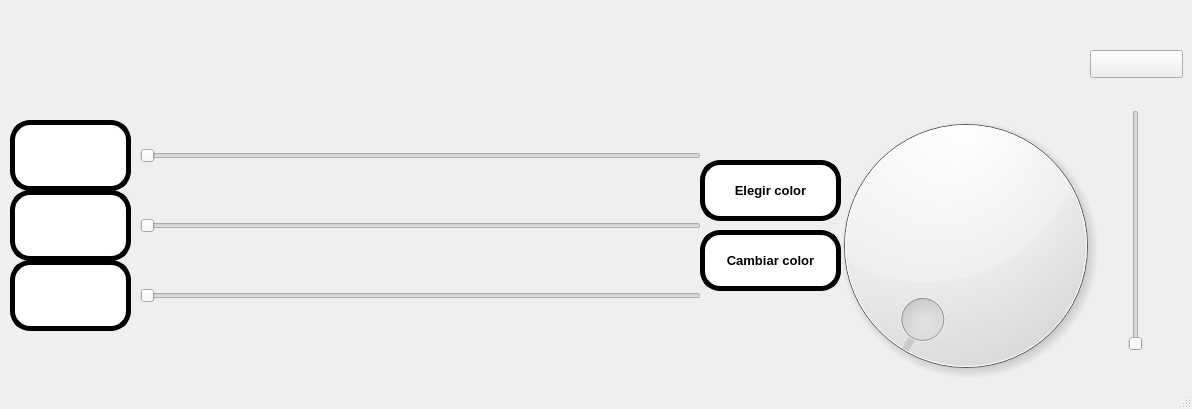
<?xml version="1.0" encoding="UTF-8"?>
<ui version="4.0">
 <class>MainWindow</class>
 <widget class="QMainWindow" name="MainWindow">
  <property name="geometry">
   <rect>
    <x>0</x>
    <y>0</y>
    <width>1192</width>
    <height>409</height>
   </rect>
  </property>
  <property name="windowTitle">
   <string>MainWindow</string>
  </property>
  <widget class="QWidget" name="centralwidget">
   <widget class="QLabel" name="label_2">
    <property name="geometry">
     <rect>
      <x>0</x>
      <y>0</y>
      <width>1191</width>
      <height>111</height>
     </rect>
    </property>
    <property name="styleSheet">
     <string notr="true"/>
    </property>
    <property name="text">
     <string/>
    </property>
    <property name="pixmap">
     <pixmap>../PIP_Equipo4_Unidad1_Clase/imagenes/uat.png</pixmap>
    </property>
    <property name="scaledContents">
     <bool>true</bool>
    </property>
   </widget>
   <widget class="QSlider" name="horizontalSlider1">
    <property name="geometry">
     <rect>
      <x>140</x>
      <y>130</y>
      <width>561</width>
      <height>51</height>
     </rect>
    </property>
    <property name="font">
     <font>
      <pointsize>72</pointsize>
      <weight>75</weight>
      <bold>true</bold>
     </font>
    </property>
    <property name="styleSheet">
     <string notr="true"/>
    </property>
    <property name="orientation">
     <enum>Qt::Horizontal</enum>
    </property>
   </widget>
   <widget class="QLabel" name="label_4">
    <property name="geometry">
     <rect>
      <x>820</x>
      <y>115</y>
      <width>311</width>
      <height>271</height>
     </rect>
    </property>
    <property name="text">
     <string/>
    </property>
    <property name="pixmap">
     <pixmap>../PIP_Equipo4_Unidad1_Clase/imagenes/Equipo4.png</pixmap>
    </property>
    <property name="scaledContents">
     <bool>true</bool>
    </property>
   </widget>
   <widget class="QSlider" name="horizontalSlider2">
    <property name="geometry">
     <rect>
      <x>140</x>
      <y>200</y>
      <width>561</width>
      <height>51</height>
     </rect>
    </property>
    <property name="font">
     <font>
      <pointsize>72</pointsize>
      <weight>75</weight>
      <bold>true</bold>
     </font>
    </property>
    <property name="styleSheet">
     <string notr="true"/>
    </property>
    <property name="orientation">
     <enum>Qt::Horizontal</enum>
    </property>
   </widget>
   <widget class="QSlider" name="horizontalSlider3">
    <property name="geometry">
     <rect>
      <x>140</x>
      <y>270</y>
      <width>561</width>
      <height>51</height>
     </rect>
    </property>
    <property name="font">
     <font>
      <pointsize>72</pointsize>
      <weight>75</weight>
      <bold>true</bold>
     </font>
    </property>
    <property name="styleSheet">
     <string notr="true"/>
    </property>
    <property name="orientation">
     <enum>Qt::Horizontal</enum>
    </property>
   </widget>
   <widget class="QLabel" name="label">
    <property name="geometry">
     <rect>
      <x>0</x>
      <y>0</y>
      <width>1191</width>
      <height>381</height>
     </rect>
    </property>
    <property name="text">
     <string/>
    </property>
    <property name="pixmap">
     <pixmap>imagenes/cal.png</pixmap>
    </property>
    <property name="scaledContents">
     <bool>true</bool>
    </property>
   </widget>
   <widget class="QDial" name="dial">
    <property name="geometry">
     <rect>
      <x>750</x>
      <y>95</y>
      <width>431</width>
      <height>301</height>
     </rect>
    </property>
   </widget>
   <widget class="QPushButton" name="btn_r">
    <property name="geometry">
     <rect>
      <x>10</x>
      <y>120</y>
      <width>121</width>
      <height>71</height>
     </rect>
    </property>
    <property name="font">
     <font>
      <pointsize>20</pointsize>
      <weight>75</weight>
      <bold>true</bold>
     </font>
    </property>
    <property name="styleSheet">
     <string notr="true">border: 5px solid black;
border-radius: 20px;
background-color: rgb(255, 255, 255);</string>
    </property>
    <property name="text">
     <string/>
    </property>
   </widget>
   <widget class="QPushButton" name="btn_g">
    <property name="geometry">
     <rect>
      <x>10</x>
      <y>190</y>
      <width>121</width>
      <height>71</height>
     </rect>
    </property>
    <property name="font">
     <font>
      <pointsize>20</pointsize>
      <weight>75</weight>
      <bold>true</bold>
     </font>
    </property>
    <property name="styleSheet">
     <string notr="true">border: 5px solid black;
border-radius: 20px;
background-color: rgb(255, 255, 255);</string>
    </property>
    <property name="text">
     <string/>
    </property>
   </widget>
   <widget class="QPushButton" name="btn_b">
    <property name="geometry">
     <rect>
      <x>10</x>
      <y>260</y>
      <width>121</width>
      <height>71</height>
     </rect>
    </property>
    <property name="font">
     <font>
      <pointsize>20</pointsize>
      <weight>75</weight>
      <bold>true</bold>
     </font>
    </property>
    <property name="styleSheet">
     <string notr="true">border: 5px solid black;
border-radius: 20px;
background-color: rgb(255, 255, 255);</string>
    </property>
    <property name="text">
     <string/>
    </property>
   </widget>
   <widget class="QLabel" name="lbl_color">
    <property name="geometry">
     <rect>
      <x>850</x>
      <y>125</y>
      <width>231</width>
      <height>241</height>
     </rect>
    </property>
    <property name="text">
     <string/>
    </property>
   </widget>
   <widget class="QPushButton" name="btn_elegir">
    <property name="geometry">
     <rect>
      <x>700</x>
      <y>160</y>
      <width>141</width>
      <height>61</height>
     </rect>
    </property>
    <property name="font">
     <font>
      <pointsize>10</pointsize>
      <weight>75</weight>
      <bold>true</bold>
     </font>
    </property>
    <property name="styleSheet">
     <string notr="true">border: 5px solid black;
border-radius: 20px;
background-color: rgb(255, 255, 255);</string>
    </property>
    <property name="text">
     <string>Elegir color</string>
    </property>
   </widget>
   <widget class="QPushButton" name="btn_cambiar">
    <property name="geometry">
     <rect>
      <x>700</x>
      <y>230</y>
      <width>141</width>
      <height>61</height>
     </rect>
    </property>
    <property name="font">
     <font>
      <pointsize>10</pointsize>
      <weight>75</weight>
      <bold>true</bold>
     </font>
    </property>
    <property name="styleSheet">
     <string notr="true">border: 5px solid black;
border-radius: 20px;
background-color: rgb(255, 255, 255);</string>
    </property>
    <property name="text">
     <string>Cambiar color</string>
    </property>
   </widget>
   <widget class="QSlider" name="verticalSlider">
    <property name="geometry">
     <rect>
      <x>1100</x>
      <y>110</y>
      <width>71</width>
      <height>241</height>
     </rect>
    </property>
    <property name="orientation">
     <enum>Qt::Vertical</enum>
    </property>
   </widget>
   <widget class="QPushButton" name="btn_aux">
    <property name="geometry">
     <rect>
      <x>1090</x>
      <y>50</y>
      <width>93</width>
      <height>28</height>
     </rect>
    </property>
    <property name="font">
     <font>
      <pointsize>10</pointsize>
      <weight>75</weight>
      <bold>true</bold>
     </font>
    </property>
    <property name="text">
     <string/>
    </property>
   </widget>
   <zorder>label</zorder>
   <zorder>lbl_color</zorder>
   <zorder>dial</zorder>
   <zorder>label_2</zorder>
   <zorder>horizontalSlider1</zorder>
   <zorder>label_4</zorder>
   <zorder>horizontalSlider2</zorder>
   <zorder>horizontalSlider3</zorder>
   <zorder>btn_r</zorder>
   <zorder>btn_g</zorder>
   <zorder>btn_b</zorder>
   <zorder>btn_elegir</zorder>
   <zorder>btn_cambiar</zorder>
   <zorder>verticalSlider</zorder>
   <zorder>btn_aux</zorder>
  </widget>
  <widget class="QMenuBar" name="menubar">
   <property name="geometry">
    <rect>
     <x>0</x>
     <y>0</y>
     <width>1192</width>
     <height>26</height>
    </rect>
   </property>
  </widget>
  <widget class="QStatusBar" name="statusbar"/>
 </widget>
 <resources/>
 <connections/>
</ui>
